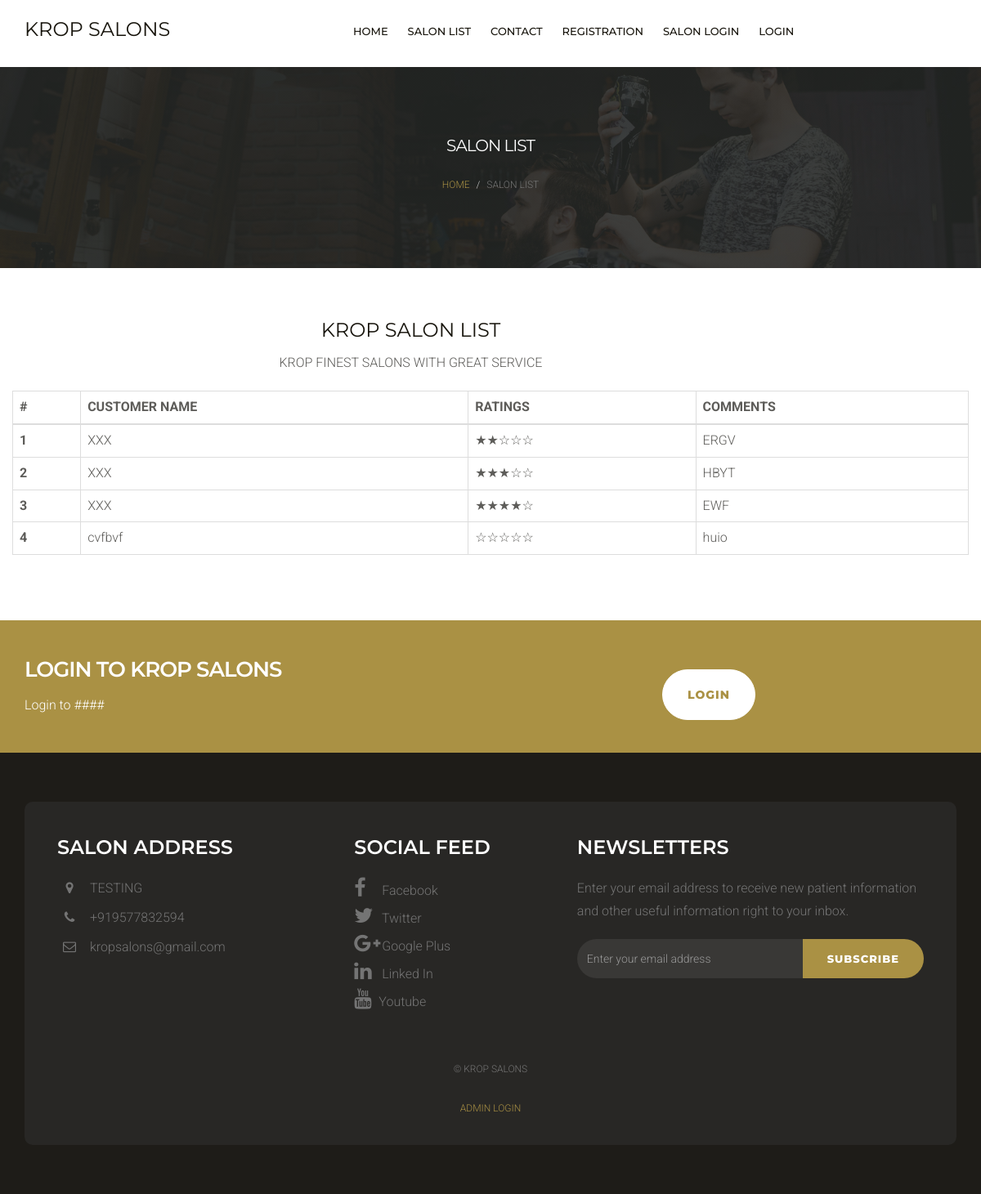
Page /review.php?sid=35 on the committed database.
### tables this page shows
CREATE TABLE `tblfeedback` (
  `id` int(11) NOT NULL,
  `cid` int(11) NOT NULL,
  `sid` int(11) NOT NULL,
  `name` varchar(15) NOT NULL,
  `apt_no` varchar(20) NOT NULL,
  `points` varchar(20) NOT NULL,
  `comments` varchar(20) NOT NULL
);

CREATE TABLE `tblpage` (
  `ID` int(10) NOT NULL,
  `PageType` varchar(200) DEFAULT NULL,
  `PageTitle` mediumtext DEFAULT NULL,
  `PageDescription` mediumtext DEFAULT NULL,
  `Email` varchar(200) DEFAULT NULL,
  `MobileNumber` bigint(10) DEFAULT NULL,
  `UpdationDate` date DEFAULT NULL,
  `Timing` varchar(200) NOT NULL
);

### review.php (the view, shortened to what this page needs)
<?php
include('includes/dbconnection.php');
$sid=$_GET['sid'];
  ?>
<!DOCTYPE html>
<html lang="en">
<head>
    <link href="css/bootstrap.min.css" rel="stylesheet">
    <link href="css/font-awesome.min.css" rel="stylesheet">
    <link href="css/style.css" rel="stylesheet">
</head>
<body>
   <?php include_once('includes/header.php');?>
    <div class="page-header">
        <div class="container">
            <div class="row">
                <div class="col-lg-12 col-md-12 col-sm-12 col-xs-12">
                    <div class="page-caption">
                        <h2 class="page-title">SALON LIST</h2>
                        <div class="page-breadcrumb">
                            <ol class="breadcrumb">
                                <li><a href="index.php">Home</a></li>
                                <li class="active">Salon List</li>
                            </ol>
                        </div>
                    </div>
                </div>
            </div>
        </div>
    </div>
    <div class="content">
        <div class="container">
            <div class="row">
                <div class="col-md-10 heading-section text-center ftco-animate" style="padding-bottom: 20px;">
            <h2 class="mb-4">KROP SALON LIST</h2>
            <p>KROP FINEST SALONS WITH GREAT SERVICE</p>
          </div>
               <table class="table table-bordered"> <thead> <tr> <th>#</th>  <th>CUSTOMER NAME</th><th>RATINGS</th> <th>COMMENTS</th> </tr> </thead>
<?php
$ret="select points,comments,name from  tblfeedback where sid=$sid ";
$res=mysqli_query($con,$ret);
$cnt=1;
while ($row=mysqli_fetch_array($res)) {
?>
             <tr> <th scope="row"><?php echo $cnt;?></th>
                <td><?php  echo $row['name'];?></td>
                <?php
                 $stars = $row['points'];
                   $result = "";
                    $count = 1;
                    for($i = 1; $i <= 5; $i++){
                        if($stars >= $count){
                            $result .= "<span>&#x2605</span>";
                        } else {
                            $result .= "<span>&#x2606</span>";
                        }
                        $count++;
                    }
                ?>
                <td><?php  echo $result;?></td>
                <td><?php  echo $row['comments'];?></td>
              </tr>   <?php
$cnt=$cnt+1;
}?> </table>
            </div>
        </div>
    </div>
    <div class="space-small bg-primary">
        <div class="container">
            <div class="row">
                <div class="col-lg-8 col-sm-7 col-md-8 col-xs-12">
                    <h1 class="cta-title">Login To Krop Salons </h1>
                    <p>Login to ####</a>
                </div>
                <div class="col-lg-4 col-sm-5 col-md-4 col-xs-12">
                    <a href="cust_login/clogin.php" class="btn btn-white btn-lg mt20">Login</a>
                </div>
            </div>
        </div>
    </div>
    <?php include_once('includes/footer.php');?>
</body>
</html>

### includes/header.php
<div class="header">
        <div class="container">
            <div class="row">
                <div class="col-lg-4 col-md-4 col-sm-12 col-xs-12">
                    <h2> KROP SALONS </h2>
                </div>
                <div class="col-lg-8 col-md-4 col-sm-12 col-xs-12">
                    <div class="navigation">
                        <div id="navigation">
                            <ul>
                                <li class="active"><a href="index.php" title="Home">Home</a></li>
                                <li><a href="salon_list.php" title="Service List">Salon List</a>
                                </li>
                                <li><a href="contact.php" title="Contact Us">Contact</a> </li>
								<li><a href="registration.php" title="Registration">Registration</a> </li>
								 <li><a href="admin/login/index.php" title="Salon Login">Salon Login</a> </li>
									<li><a href="cust_login/clogin.php" title="Login">Login</a> </li>
                            </ul>
                        </div>
                    </div>
                </div>
            </div>
        </div>
    </div>

### includes/footer.php (shortened to what this page needs)
<?php
include('includes/dbconnection.php');
  ?>
<div class="footer">
        <div class="container">
            <div class="footer-block">
                <div class="row">
                    <div class="col-lg-4 col-md-4 col-sm-6 col-xs-12">
                        <div class="footer-widget">
                            <h2 class="widget-title">Salon Address</h2>
                            <ul class="listnone contact">
                                <?php
$ret=mysqli_query($con,"select * from tblpage where PageType='contactus' ");
while ($row=mysqli_fetch_array($ret)) {
?>
                                <li><i class="fa fa-map-marker"></i> <?php  echo $row['PageDescription'];?> </li>
                                <li><i class="fa fa-phone"></i> +<?php  echo $row['MobileNumber'];?></li>
                                <li><i class="fa fa-envelope-o"></i>  <?php  echo $row['Email'];?></li><?php } ?>
                            </ul>
                        </div>
                    </div>
                    <div class="col-lg-3 col-md-3 col-sm-6 col-xs-12">
                        <div class="footer-widget footer-social">
                            <h2 class="widget-title">Social Feed</h2>
                            <ul class="listnone">
                                <li>
                                    <a href="#"> <i class="fa fa-facebook"></i> Facebook </a>
                                </li>
                                <li><a href="#"><i class="fa fa-twitter"></i> Twitter</a></li>
                                <li><a href="#"><i class="fa fa-google-plus"></i> Google Plus</a></li>
                                <li><a href="#"><i class="fa fa-linkedin"></i> Linked In</a></li>
                                <li>
                                    <a href="#"> <i class="fa fa-youtube"></i>Youtube</a>
                                </li>
                            </ul>
                        </div>
                    </div>
                    <div class="col-lg-5 col-md-5 col-sm-12 col-xs-12">
                        <div class="footer-widget widget-newsletter">
                            <h2 class="widget-title">Newsletters</h2>
                            <p>Enter your email address to receive new patient information and other useful information right to your inbox.</p>
                            <form method="post">
                            <div class="input-group">
                                <input type="text" class="form-control" placeholder="Enter your email address" name="email">
                                <span class="input-group-btn">
                            <button class="btn btn-default" type="submit" value="submit" name="sub">Subscribe</button>
                            </span>
                            </div></form>
                        </div>
                    </div>
                </div>
                <div class="tiny-footer">
                    <div class="row">
                        <div class="col-lg-12 col-md-12 col-sm-12 col-xs-12">
                            <div class="copyright-content">
                                <p>© KROP SALONS</p>
                                <a href="super_admin/login/index.php">Admin Login</a>
                            </div>
                        </div>
                    </div>
                </div>
            </div>
        </div>
    </div>

### review.php (style rules this page uses)
* { box-sizing: border-box; }
.fa { font-size: 25px; }
.row:after { content: ""; display: table; clear: both; }

### rows in the picture
tblfeedback: name "XXX", points "2" (drawn), comments "ERGV"
tblfeedback: name "XXX", points "3" (drawn), comments "HBYT"
tblfeedback: name "XXX", points "4" (drawn), comments "EWF"
tblfeedback: name "cvfbvf", comments "huio"
tblpage: PageDescription "TESTING", MobileNumber "919577832594", Email "kropsalons@gmail.com"
